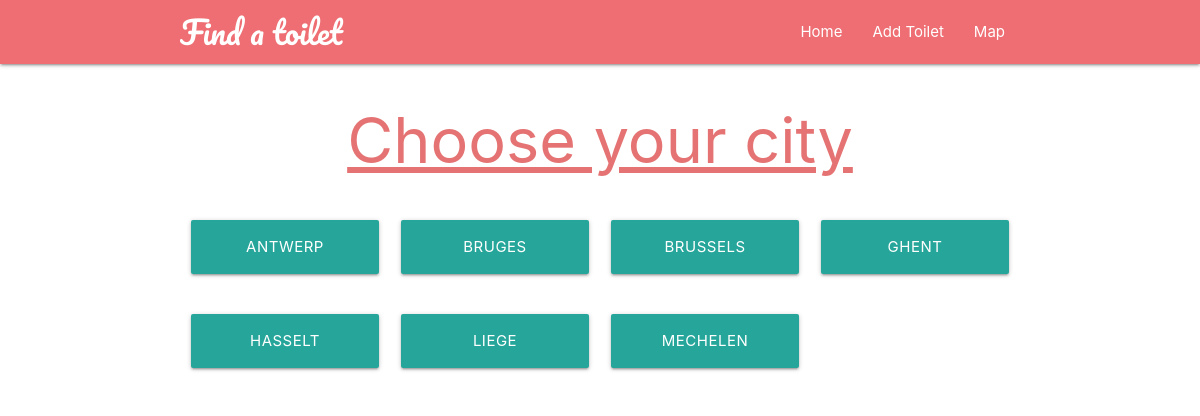
The page / on the database its author committed.
### toilets/models.py (models this page shows, shortened)
class Toilet(models.Model):
  CITIES_CHOICES = (
    ('Antwerp', 'Antwerp'),
    ('Bruges', 'Bruges'),
    ('Brussels', 'Brussels'),
    ('Charleroi', 'Charleroi'),
    ('Ghent', 'Ghent'),
    ('Hasselt', 'Hasselt'),
    ('Kortrijk', 'Kortrijk'),
    ('Leuven', 'Leuven'),
    ('Liege', 'Liege'),
    ('Mechelen', 'Mechelen'),
    ('Mons', 'Mons'),
    ('Namur', 'Namur'),
    ('Nivelles', 'Nivelles'),
    ('Ostend', 'Ostend'),
    ('Tournai', 'Tournai'),
  )
  CLEAN_CHOICES = (
    ('Yes', 'Yes'),
    ('No', 'No')
  )
  ACCESSIBLE_CHOICES = (
    ('Yes', 'Yes'),
    ('No', 'No')
  )
  city = models.CharField(max_length = 20, default = 'Brussels', choices = CITIES_CHOICES)
  street = models.CharField(max_length = 50, default = None)
  number = models.IntegerField(default = None, null = True)
  price_in_EUR = models.FloatField(default = None)
  cleaned = models.CharField(max_length = 3, default = 'Yes', choices = CLEAN_CHOICES)
  wheelchair_accessible = models.CharField(max_length = 3, default = 'Yes', choices = ACCESSIBLE_CHOICES)

### wcapp/views.py (the view)
# urls.py: path('', views.citylist_view),
def citylist_view(request):
  toilet_list = Toilet.objects.all()
  cities = list(map(filter_cities, toilet_list))
  filtered_cities = list(set(cities))
  return render(request, 'city_list.html', { 'cities': sorted(filtered_cities) })

### wcapp/views.py (called while the page is built)
def filter_cities(toilet):
  return toilet.city

### templates/city_list.html
{% extends 'base_layout.html' %}
{% load static %}
{% block wclist %}
  <div class="container cities-container">
    <h1 class="center-align red-text text-lighten-2">Choose your city</h1>
    <div class="cities center-align">
      <div class="row">
        {% for city in cities %}
          <div class="col s12 m4 l3">
            <a href="toilets/toilet-list/?city={{ city }}">
              <button class="btn-large">{{ city }}</button>
            </a>
          </div>
        {% endfor %}
      </div>
    </div>
  </div>
{% endblock %}

### static/styles.css (style rules this page uses)
.cities-container h1 { text-decoration: underline; }
.cities-container .row div { margin: 20px 0px; }
.cities-container .row div button { width: 100%; }

### rows shown on the page
Toilet: cities "ANTWERP"
Toilet: cities "BRUGES"
Toilet: cities "BRUSSELS"
Toilet: cities "GHENT"
Toilet: cities "HASSELT"
Toilet: cities "LIEGE"
Toilet: cities "MECHELEN"
